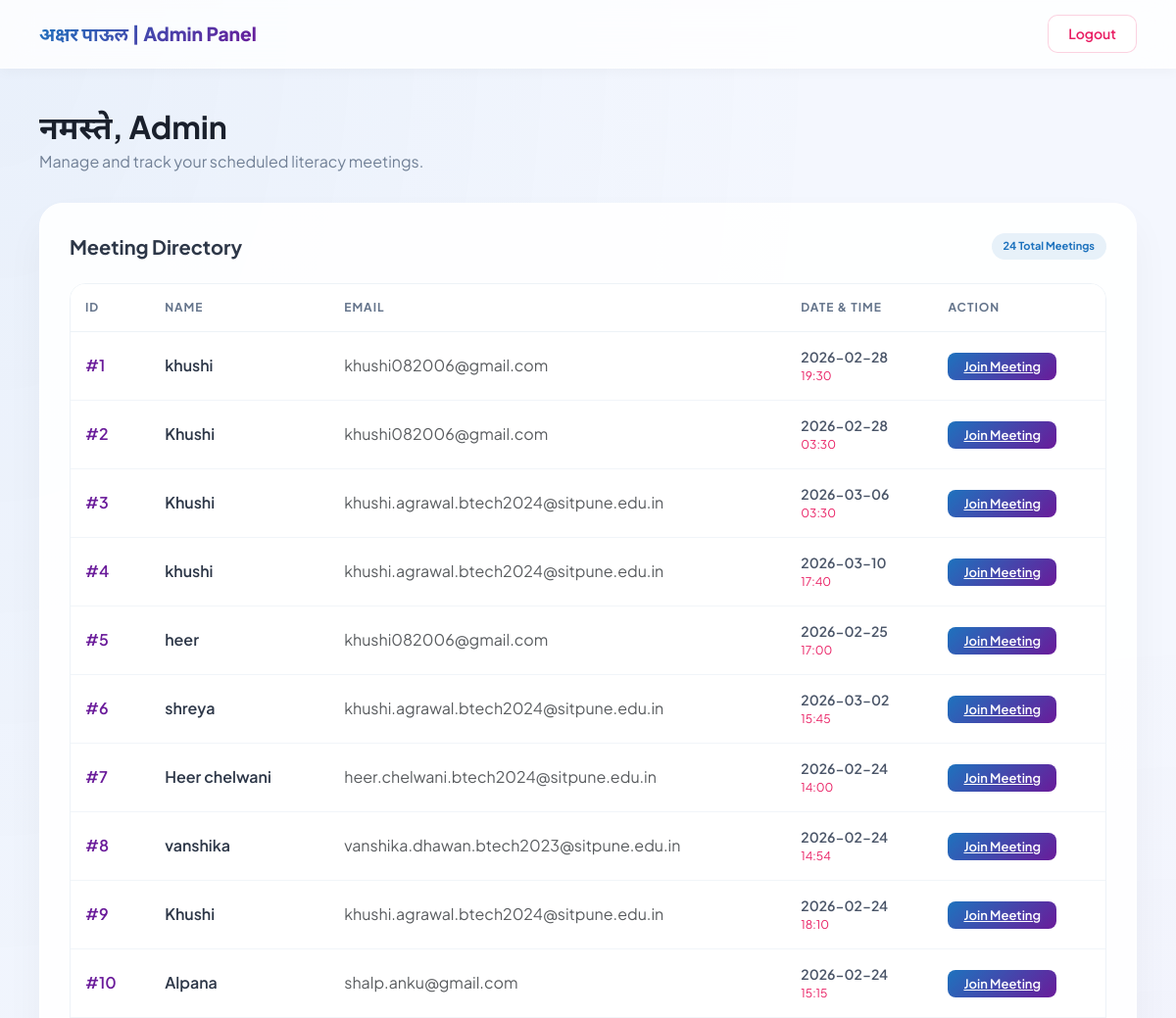
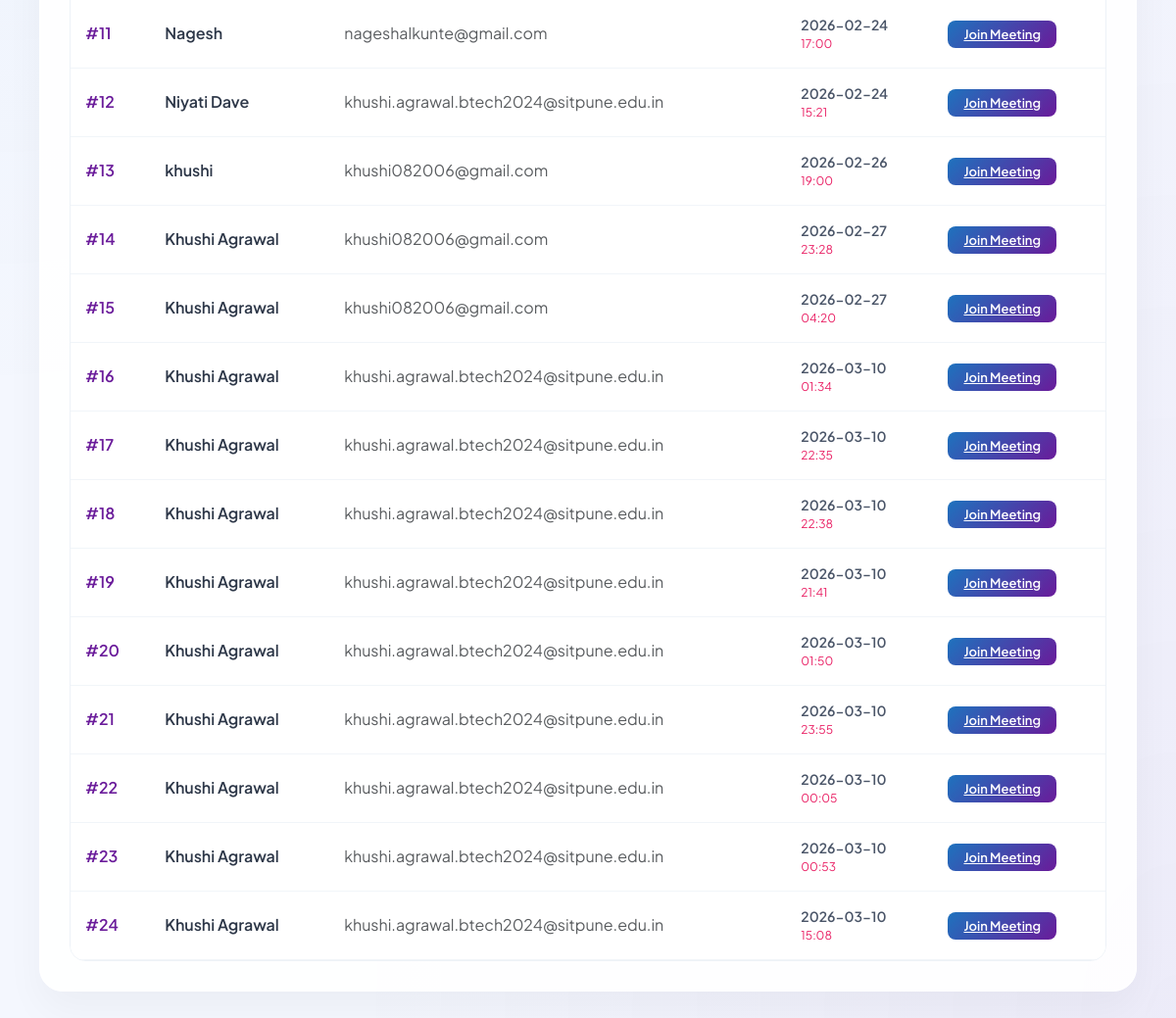
/admin (signed in), run on the app's committed database (2 pictures, top to bottom).
### tables this page shows
CREATE TABLE meetings (
        id INTEGER PRIMARY KEY AUTOINCREMENT,
        name TEXT,
        email TEXT,
        date TEXT,
        time TEXT,
        meet_link TEXT
    );

### app.py (the view)
@app.route('/admin')
def admin():
    if not session.get('admin_logged_in'):
        return redirect(url_for('login'))
    meetings = get_all_meetings()
    return render_template("admin.html", meetings=meetings)

### database.py (called while the page is built)
def get_all_meetings():
    conn = sqlite3.connect("database.db")
    cursor = conn.cursor()
    cursor.execute("SELECT * FROM meetings")
    meetings = cursor.fetchall()
    conn.close()
    return meetings

### templates/admin.html (shortened to what this page needs)
<!DOCTYPE html>
<html lang="mr">
<head>
    <link href="https://cdn.jsdelivr.net/npm/bootstrap@5.3.2/dist/css/bootstrap.min.css" rel="stylesheet">
</head>
<body>
<nav class="navbar-custom">
    <div class="nav-brand">अक्षर पाऊल | Admin Panel</div>
    <a href="/logout" class="logout-btn">Logout</a>
</nav>
<div class="container-section">
    <div class="welcome-text">
        <h2>नमस्ते, Admin</h2>
        <p>Manage and track your scheduled literacy meetings.</p>
    </div>
    <div class="glass-panel">
        <div class="d-flex justify-content-between align-items-center mb-4">
            <h5 class="m-0" style="font-weight: 700;">Meeting Directory</h5>
            <span class="badge-pill">{{ meetings|length }} Total Meetings</span>
        </div>
        <div class="table-container">
            <table class="table table-hover align-middle">
                <thead>
                    <tr>
                        <th>ID</th>
                        <th>Name</th>
                        <th>Email</th>
                        <th>Date & Time</th>
                        <th>Action</th>
                    </tr>
                </thead>
                <tbody>
                    {% for meeting in meetings %}
                    <tr>
                        <td style="font-weight: 600; color: var(--primary-purple);">#{{ meeting[0] }}</td>
                        <td>
                            <div style="font-weight: 600; color: #2d3748;">{{ meeting[1] }}</div>
                        </td>
                        <td class="text-muted">{{ meeting[2] }}</td>
                        <td>
                            <div style="font-size: 14px; font-weight: 600;">{{ meeting[3] }}</div>
                            <div style="font-size: 12px; color: var(--accent-pink);">{{ meeting[4] }}</div>
                        </td>
                        <td>
                            <a href="{{ meeting[5] }}" target="_blank" class="btn-meet">
                                Join Meeting
                            </a>
                        </td>
                    </tr>
                    {% else %}
                    <tr>
                        <td colspan="5" class="text-center py-5 text-muted">
                            No meetings scheduled yet.
                        </td>
                    </tr>
                    {% endfor %}
                </tbody>
            </table>
        </div>
    </div>
</div>
</body>
</html>

### templates/admin.html (style rules this page uses)
:root { --primary-blue: #1E73BE; --primary-purple: #6A1B9A; --accent-pink: #E91E63; --bg-subtle: #f4f7fe; }
body { margin: 0; background: var(--bg-subtle); font-family: 'Plus Jakarta Sans', 'Noto Sans Devanagari', sans-serif; color: #2d3748; min-height: 100vh; }
.navbar-custom { background: rgba(255, 255, 255, 0.8); backdrop-filter: blur(15px); -webkit-backdrop-filter: blur(15px); border-bottom: 1px solid rgba(255, 255, 255, 0.3); padding: 15px 40px; position: sticky; top: 0; z-index: 1000; display: flex; justify-content: space-between; align-items: center; box-shadow: 0 4px 12px rgba(0,0,0,0.03); }
.nav-brand { font-weight: 800; font-size: 1.2rem; background: linear-gradient(135deg, var(--primary-blue), var(--primary-purple)); -webkit-background-clip: text; -webkit-text-fill-color: transparent; }
.logout-btn { background: white; color: var(--accent-pink); border: 1px solid rgba(233, 30, 99, 0.2); padding: 8px 20px; border-radius: 10px; font-weight: 600; font-size: 14px; transition: all 0.3s ease; text-decoration: none; }
.container-section { padding: 40px; max-width: 1200px; margin: 0 auto; }
.welcome-text h2 { font-weight: 700; color: #1a202c; margin-bottom: 5px; }
.welcome-text p { color: #718096; margin-bottom: 30px; }
.glass-panel { background: rgba(255, 255, 255, 0.9); border: 1px solid white; border-radius: 24px; padding: 30px; box-shadow: 0 20px 40px rgba(0,0,0,0.04); }
.table-container { border-radius: 16px; overflow: hidden; border: 1px solid #edf2f7; }
.table { margin-bottom: 0; }
.table thead { background: #f8fafc; }
.table thead th { font-size: 12px; text-transform: uppercase; letter-spacing: 1px; font-weight: 700; color: #64748b; padding: 15px; border-bottom: 1px solid #edf2f7; }
.table tbody td { padding: 15px; vertical-align: middle; color: #4a5568; border-bottom: 1px solid #f1f5f9; }
.btn-meet { background: linear-gradient(135deg, var(--primary-blue), var(--primary-purple)); color: white; border: none; padding: 6px 16px; border-radius: 8px; font-size: 13px; font-weight: 600; transition: 0.3s; }
.badge-pill { padding: 5px 12px; border-radius: 20px; font-size: 11px; font-weight: 700; background: rgba(30, 115, 190, 0.1); color: var(--primary-blue); }

### data on the page
meetings: id "1", name "khushi", email "khushi082006@gmail.com", date "2026-02-28", time "19:30"
meetings: id "2", name "Khushi", email "khushi082006@gmail.com", date "2026-02-28", time "03:30"
meetings: id "3", name "Khushi", email "khushi.agrawal.btech2024@sitpune.edu.in", date "2026-03-06", time "03:30"
meetings: id "4", name "khushi", email "khushi.agrawal.btech2024@sitpune.edu.in", date "2026-03-10", time "17:40"
meetings: id "5", name "heer", email "khushi082006@gmail.com", date "2026-02-25", time "17:00"
meetings: id "6", name "shreya", email "khushi.agrawal.btech2024@sitpune.edu.in", date "2026-03-02", time "15:45"
meetings: id "7", name "Heer chelwani", email "heer.chelwani.btech2024@sitpune.edu.in", date "2026-02-24", time "14:00"
meetings: id "8", name "vanshika", email "vanshika.dhawan.btech2023@sitpune.edu.in", date "2026-02-24", time "14:54"
meetings: id "9", name "Khushi", email "khushi.agrawal.btech2024@sitpune.edu.in", date "2026-02-24", time "18:10"
meetings: id "10", name "Alpana", email "shalp.anku@gmail.com", date "2026-02-24", time "15:15"
meetings: id "11", name "Nagesh", email "nageshalkunte@gmail.com", date "2026-02-24", time "17:00"
meetings: id "12", name "Niyati Dave", email "khushi.agrawal.btech2024@sitpune.edu.in", date "2026-02-24", time "15:21"
meetings: id "13", name "khushi", email "khushi082006@gmail.com", date "2026-02-26", time "19:00"
meetings: id "14", name "Khushi Agrawal", email "khushi082006@gmail.com", date "2026-02-27", time "23:28"
meetings: id "15", name "Khushi Agrawal", email "khushi082006@gmail.com", date "2026-02-27", time "04:20"
meetings: id "16", name "Khushi Agrawal", email "khushi.agrawal.btech2024@sitpune.edu.in", date "2026-03-10", time "01:34"
meetings: id "17", name "Khushi Agrawal", email "khushi.agrawal.btech2024@sitpune.edu.in", date "2026-03-10", time "22:35"
meetings: id "18", name "Khushi Agrawal", email "khushi.agrawal.btech2024@sitpune.edu.in", date "2026-03-10", time "22:38"
meetings: id "19", name "Khushi Agrawal", email "khushi.agrawal.btech2024@sitpune.edu.in", date "2026-03-10", time "21:41"
meetings: id "20", name "Khushi Agrawal", email "khushi.agrawal.btech2024@sitpune.edu.in", date "2026-03-10", time "01:50"
meetings: id "21", name "Khushi Agrawal", email "khushi.agrawal.btech2024@sitpune.edu.in", date "2026-03-10", time "23:55"
meetings: id "22", name "Khushi Agrawal", email "khushi.agrawal.btech2024@sitpune.edu.in", date "2026-03-10", time "00:05"
meetings: id "23", name "Khushi Agrawal", email "khushi.agrawal.btech2024@sitpune.edu.in", date "2026-03-10", time "00:53"
meetings: id "24", name "Khushi Agrawal", email "khushi.agrawal.btech2024@sitpune.edu.in", date "2026-03-10", time "15:08"

### other printed values
{{ meetings|length }} "24"
